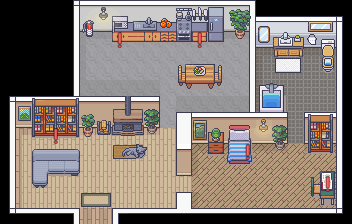

This game map was drawn from its Tiled (.tmx) file and the tilesets committed beside it. A one-line description and the trimmed map source follow:
An orthogonal 22x14 tile map with 16x16 px tiles, 6 tile layers (Tile Layer 1, objects-lower, walls, objects, ...), 1 hidden layer not drawn, 14 tilesets.

<map version="1.10" tiledversion="1.10.2" orientation="orthogonal" renderorder="right-down" width="22" height="14" tilewidth="16" tileheight="16" infinite="0" nextlayerid="10" nextobjectid="1">
 <tileset firstgid="1" name="Interiors_16x16" tilewidth="16" tileheight="16" tilecount="17024" columns="16">
  <image source="Interiors_16x16.png" trans="000000" width="256" height="17024" />
 </tileset>
 <tileset firstgid="17025" name="Room_Builder_16x16" tilewidth="16" tileheight="16" tilecount="8284" columns="76">
  <image source="Room_Builder_16x16.png" trans="000000" width="1216" height="1744" />
  <tile id="392">
   <properties>
    <property name="transition" value="maps/map1/map1.tmx" />
   </properties>
  </tile>
  <tile id="623">
   <properties>
    <property name="blocked" value="blocked" />
   </properties>
  </tile>
  <tile id="2323">
   <properties>
    <property name="collision" value="" />
   </properties>
  </tile>
 </tileset>
 <tileset firstgid="25309" name="2_LivingRoom_16x16" tilewidth="16" tileheight="16" tilecount="720" columns="16">
  <image source="2_LivingRoom_16x16.png" trans="000000" width="256" height="720" />
  <tile id="378">
   <properties>
    <property name="activity" value="Sleep,Home" />
   </properties>
  </tile>
 </tileset>
 <tileset firstgid="26029" name="5_Classroom_and_library_16x16" tilewidth="16" tileheight="16" tilecount="544" columns="16">
  <image source="5_Classroom_and_library_16x16.png" trans="000000" width="256" height="544" />
 </tileset>
 <tileset firstgid="26573" name="4_Bedroom_16x16" tilewidth="16" tileheight="16" tilecount="1712" columns="16">
  <image source="4_Bedroom_16x16.png" trans="000000" width="256" height="1712" />
 </tileset>
 <tileset firstgid="28285" name="12_Kitchen_16x16" tilewidth="16" tileheight="16" tilecount="784" columns="16">
  <image source="12_Kitchen_16x16.png" trans="000000" width="256" height="784" />
 </tileset>
 <tileset firstgid="29069" name="22_Museum" tilewidth="16" tileheight="16" tilecount="1952" columns="16">
  <image source="22_Museum.png" trans="000000" width="256" height="1952" />
 </tileset>
 <tileset firstgid="31021" name="20_Japanese_interiors" tilewidth="16" tileheight="16" tilecount="512" columns="16">
  <image source="20_Japanese_interiors.png" trans="000000" width="256" height="512" />
 </tileset>
 <tileset firstgid="31533" name="3_Bathroom_16x16" tilewidth="16" tileheight="16" tilecount="896" columns="16">
  <image source="3_Bathroom_16x16.png" trans="000000" width="256" height="896" />
 </tileset>
 <tileset firstgid="32429" name="21_Clothing_Store" tilewidth="16" tileheight="16" tilecount="1072" columns="16">
  <image source="21_Clothing_Store.png" trans="000000" width="256" height="1072" />
 </tileset>
 <tileset firstgid="33501" name="11_Halloween_16x16" tilewidth="16" tileheight="16" tilecount="976" columns="16">
  <image source="11_Halloween_16x16.png" trans="000000" width="256" height="976" />
 </tileset>
 <tileset firstgid="34477" name="13_Conference_Hall_16x16" tilewidth="16" tileheight="16" tilecount="192" columns="16">
  <image source="13_Conference_Hall_16x16.png" trans="000000" width="256" height="192" />
 </tileset>
 <tileset firstgid="34669" name="1_Generic_16x16" tilewidth="16" tileheight="16" tilecount="1248" columns="16">
  <image source="1_Generic_16x16.png" trans="000000" width="256" height="1248" />
 </tileset>
 <tileset firstgid="35917" name="activtymaeker" tilewidth="16" tileheight="16" tilecount="1" columns="1">
  <image source="oie_1512512TG0HYYOf.png" width="16" height="16" />
 </tileset>
 <layer id="9" name="collisions" width="22" height="14" visible="0">
  <data>[308 cells, 184 non-empty, 3 distinct tile ids]</data>
 </layer>
 <layer id="1" name="Tile Layer 1" width="22" height="14">
  <data>[308 cells, 162 non-empty, 18 distinct tile ids]</data>
 </layer>
 <layer id="4" name="objects-lower" width="22" height="14">
  <data>[308 cells, 14 non-empty, 14 distinct tile ids]</data>
 </layer>
 <layer id="2" name="walls" width="22" height="14">
  <data>[308 cells, 121 non-empty, 25 distinct tile ids]</data>
 </layer>
 <layer id="3" name="objects" width="22" height="14">
  <data>[308 cells, 97 non-empty, 94 distinct tile ids]</data>
 </layer>
 <layer id="5" name="objects-higher" width="22" height="14">
  <data>[308 cells, 28 non-empty, 25 distinct tile ids]</data>
 </layer>
 <layer id="6" name="objects-higher-higher" width="22" height="14">
  <data>[308 cells, 14 non-empty, 8 distinct tile ids]</data>
 </layer>
</map>
